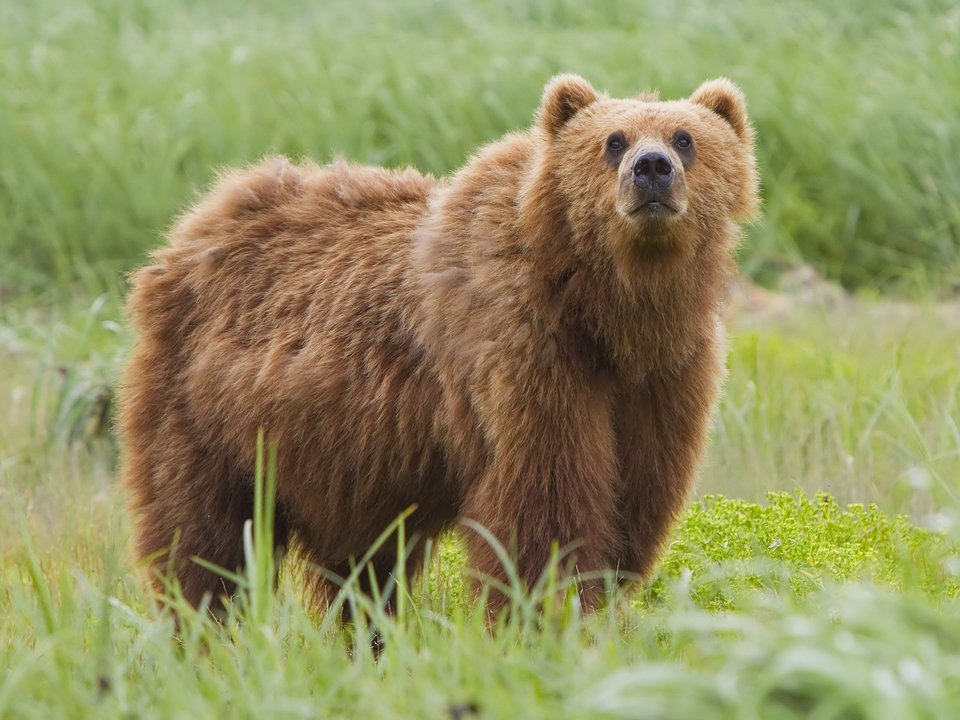
#> input picture images/animals/brown-bear.jpg, 960 x 720 px
$ python contact_sheet.py ../images/animals out.png
#> lines starting #> are read from the running program, lines starting #| are printed output that depends on the picture
#!/usr/bin/env python3
"""Build a labeled grid contact sheet from a directory of images, for
quick visual review of an entire module's photos at once — catching bad
crops, wrong poses, or images that don't match their `alt` text before
publishing a module. Open the output PNG to review.

Usage:
    python3 contact_sheet.py images/animals/ /tmp/animals_contact_sheet.png
"""
import argparse
import os

from PIL import Image, ImageDraw


def main():
    parser = argparse.ArgumentParser(
        description=__doc__, formatter_class=argparse.RawDescriptionHelpFormatter
    )
    parser.add_argument("image_dir")
    parser.add_argument("output", help="output PNG path, e.g. contact_sheet.png")
    parser.add_argument("--cols", type=int, default=4)
    parser.add_argument("--thumb-width", type=int, default=240)
    parser.add_argument("--thumb-height", type=int, default=180)
    args = parser.parse_args()

    files = sorted(
        f for f in os.listdir(args.image_dir) if f.lower().endswith((".jpg", ".jpeg", ".png"))
    )
    if not files:
        raise SystemExit(f"no images found in {args.image_dir}")

    cols = args.cols
    rows = -(-len(files) // cols)  # ceil
    label_h = 22
    cell_w, cell_h = args.thumb_width, args.thumb_height + label_h
    sheet = Image.new("RGB", (cols * cell_w, rows * cell_h), "white")
#> sheet: PIL image 960x202 RGB; every value is 255
    draw = ImageDraw.Draw(sheet)

    for i, fn in enumerate(files):
        im = Image.open(os.path.join(args.image_dir, fn)).convert("RGB")
#> im is the input picture: PIL image 960x720 RGB; mean R, G, B 145.3, 144.2, 96.6
        im = im.resize((args.thumb_width, args.thumb_height))
#> im: PIL image 240x180 RGB
        r, c = divmod(i, cols)
        x, y = c * cell_w, r * cell_h
        sheet.paste(im, (x, y))
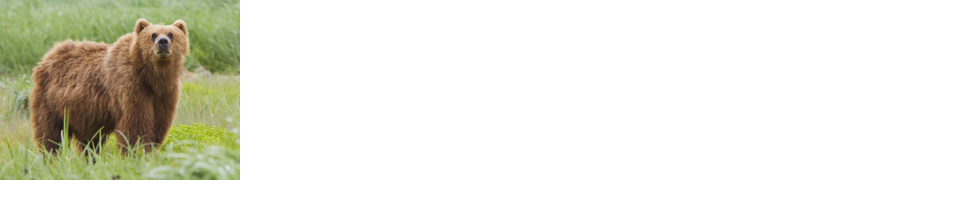
#> sheet: PIL image 960x202 RGB; mean R, G, B 230.6, 230.3, 219.7
        draw.text((x + 4, y + args.thumb_height + 2), fn, fill="black")
#> pass 2 of the loop in main, `for i, fn in enumerate(files):`:
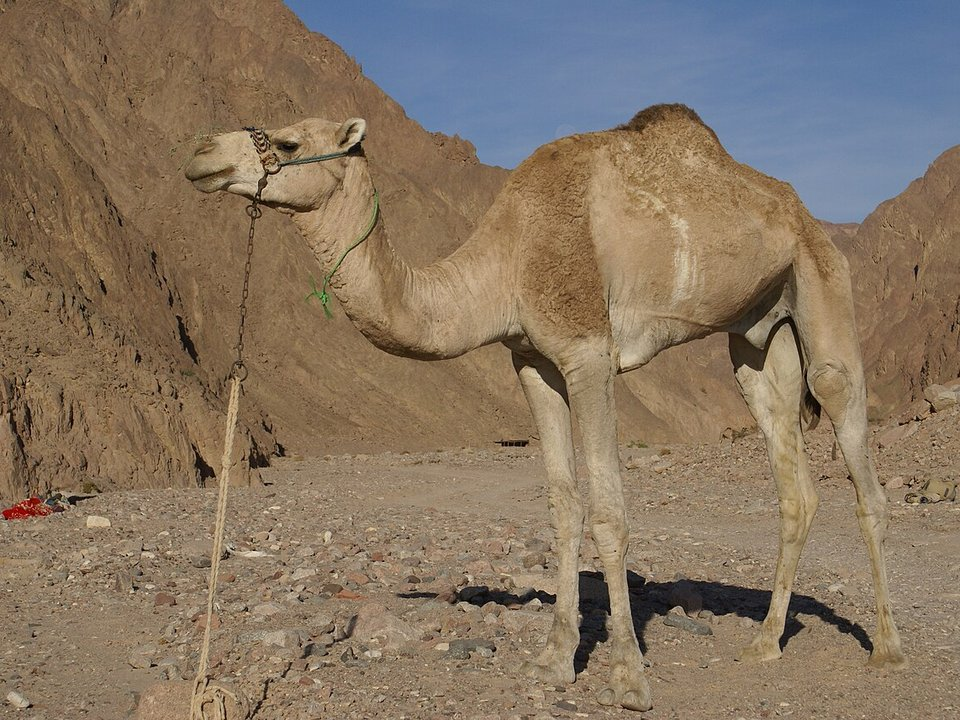
#> input picture images/animals/camel.jpg, 960 x 720 px
#> in main, im is the input picture: PIL image 960x720 RGB; mean R, G, B 134.2, 117.6, 99
#> in main, `im = im.resize((args.thumb_width, args.thumb_height))`:
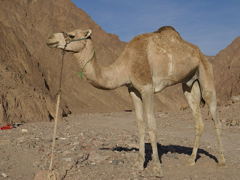
#> im: PIL image 240x180 RGB; mean R, G, B 134.2, 117.6, 99
#> in main, `sheet.paste(im, (x, y))`:
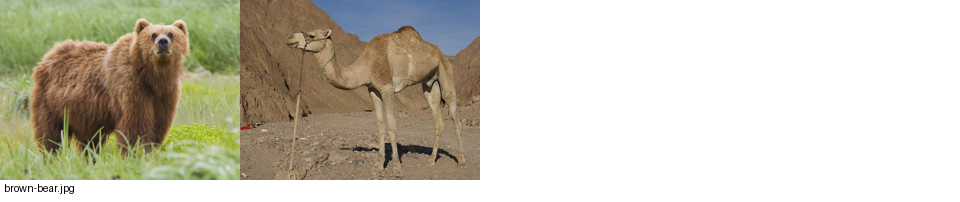
#> sheet: PIL image 960x202 RGB; mean R, G, B 203.5, 199.5, 184.8

    sheet.save(args.output)
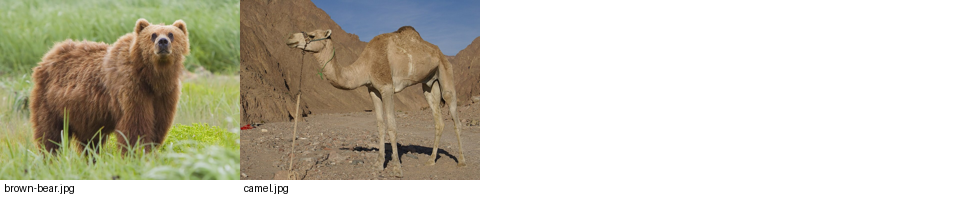
#> saved as out.png: PIL image 960x202 RGB; mean R, G, B 203.3, 199.4, 184.6
    print(f"wrote {args.output} ({len(files)} images, {cols}x{rows} grid)")


if __name__ == "__main__":
    main()
